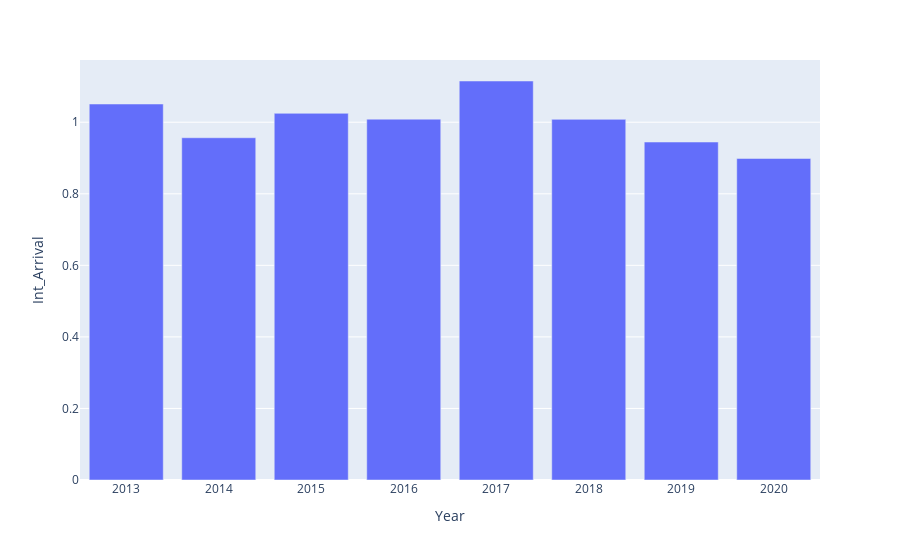

Notebook source saved alongside this figure:
### Code cell
import plotly.express as px
fig = px.bar(annual_plot_df, x='Year', y='Int_Arrival')
fig.show()

### Figure 1 — Plotly figure (JSON) as saved in the notebook; plotly's stock layout.template omitted (floating-point values rounded to 4 significant figures)
{"data": [{"alignmentgroup": "True", "hovertemplate": "Year=%{x}<br>Int_Arrival=%{y}<extra></extra>", "legendgroup": "", "marker": {"color": "#636efa"}, "name": "", "offsetgroup": "", "orientation": "v", "showlegend": false, "textposition": "auto", "type": "bar", "x": [2013, 2014, 2015, 2016, 2017, 2018, 2019, 2020], "xaxis": "x", "y": [1.051, 0.9566, 1.025, 1.009, 1.115, 1.008, 0.9447, 0.8987], "yaxis": "y"}], "layout": {"autosize": true, "barmode": "relative", "legend": {"tracegroupgap": 0}, "margin": {"t": 60}, "xaxis": {"anchor": "y", "autorange": true, "domain": [0, 1], "range": [2012.0, 2020.0], "title": {"text": "Year"}, "type": "linear"}, "yaxis": {"anchor": "x", "autorange": true, "domain": [0, 1], "range": [0, 1.174], "title": {"text": "Int_Arrival"}, "type": "linear"}}}
